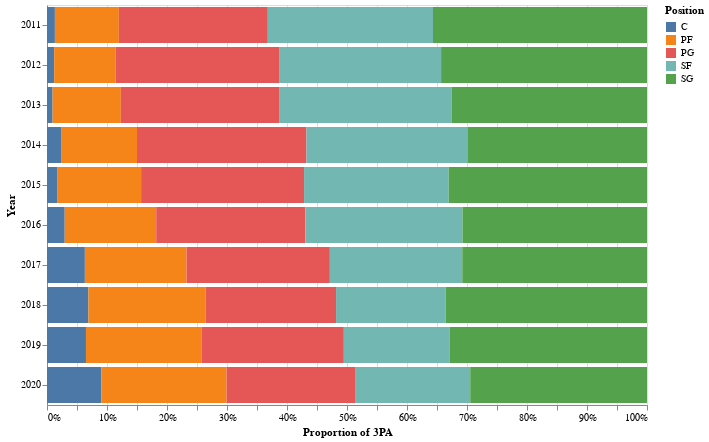

Notebook code cell kept with this figure:
### Markdown cell above
A keen eye might notice the trend taking place on the right side of the chart where the proportion of all three-point field goals attempted attributed to the position of center (C) and power forward (PF) increase rather substantially from 0.01 to 0.09 and 0.11 to 0.21 respectively.

### Code cell
alt.Chart(data).mark_bar().encode(
    x=alt.X('value', stack="normalize", title = 'Proportion of 3PA'),
    y='Year',
    color= alt.Color('variable', title = 'Position')
).properties(width = 600, height = 400)

### Figure 1 — Vega-Lite specification as saved in the notebook (floating-point values rounded to 4 significant figures)
{"config": {"view": {"continuousWidth": 400, "continuousHeight": 300}}, "data": {"name": "data-21913db53f026bc024924e9cce64b398"}, "mark": "bar", "encoding": {"color": {"type": "nominal", "field": "variable", "title": "Position"}, "x": {"type": "quantitative", "field": "value", "stack": "normalize", "title": "Proportion of 3PA"}, "y": {"type": "nominal", "field": "Year"}}, "height": 400, "width": 600, "$schema": "https://vega.github.io/schema/vega-lite/v4.8.1.json", "datasets": {"data-21913db53f026bc024924e9cce64b398": [{"Year": "2011", "variable": "C", "value": 0.01314}, {"Year": "2012", "variable": "C", "value": 0.01197}, {"Year": "2013", "variable": "C", "value": 0.009335}, {"Year": "2014", "variable": "C", "value": 0.02442}, {"Year": "2015", "variable": "C", "value": 0.01767}, {"Year": "2016", "variable": "C", "value": 0.02955}, {"Year": "2017", "variable": "C", "value": 0.06311}, {"Year": "2018", "variable": "C", "value": 0.06901}, {"Year": "2019", "variable": "C", "value": 0.06496}, {"Year": "2020", "variable": "C", "value": 0.09037}, {"Year": "2011", "variable": "PF", "value": 0.1066}, {"Year": "2012", "variable": "PF", "value": 0.1025}, {"Year": "2013", "variable": "PF", "value": 0.1137}, {"Year": "2014", "variable": "PF", "value": 0.1256}, {"Year": "2015", "variable": "PF", "value": 0.1392}, {"Year": "2016", "variable": "PF", "value": 0.1525}, {"Year": "2017", "variable": "PF", "value": 0.1694}, {"Year": "2018", "variable": "PF", "value": 0.1953}, {"Year": "2019", "variable": "PF", "value": 0.1924}, {"Year": "2020", "variable": "PF", "value": 0.2088}, {"Year": "2011", "variable": "PG", "value": 0.2482}, {"Year": "2012", "variable": "PG", "value": 0.2723}, {"Year": "2013", "variable": "PG", "value": 0.2647}, {"Year": "2014", "variable": "PG", "value": 0.2824}, {"Year": "2015", "variable": "PG", "value": 0.2716}, {"Year": "2016", "variable": "PG", "value": 0.2487}, {"Year": "2017", "variable": "PG", "value": 0.2389}, {"Year": "2018", "variable": "PG", "value": 0.2174}, {"Year": "2019", "variable": "PG", "value": 0.2373}, {"Year": "2020", "variable": "PG", "value": 0.2153}, {"Year": "2011", "variable": "SF", "value": 0.2753}, {"Year": "2012", "variable": "SF", "value": 0.2701}, {"Year": "2013", "variable": "SF", "value": 0.287}, {"Year": "2014", "variable": "SF", "value": 0.2692}, {"Year": "2015", "variable": "SF", "value": 0.2409}, {"Year": "2016", "variable": "SF", "value": 0.2618}, {"Year": "2017", "variable": "SF", "value": 0.2207}, {"Year": "2018", "variable": "SF", "value": 0.1828}, {"Year": "2019", "variable": "SF", "value": 0.1761}, {"Year": "2020", "variable": "SF", "value": 0.1909}, {"Year": "2011", "variable": "SG", "value": 0.3567}, {"Year": "2012", "variable": "SG", "value": 0.3432}, {"Year": "2013", "variable": "SG", "value": 0.3252}, {"Year": "2014", "variable": "SG", "value": 0.2984}, {"Year": "2015", "variable": "SG", "value": 0.3306}, {"Year": "2016", "variable": "SG", "value": 0.3075}, {"Year": "2017", "variable": "SG", "value": 0.3079}, {"Year": "2018", "variable": "SG", "value": 0.3355}, {"Year": "2019", "variable": "SG", "value": 0.3292}, {"Year": "2020", "variable": "SG", "value": 0.2946}]}}
